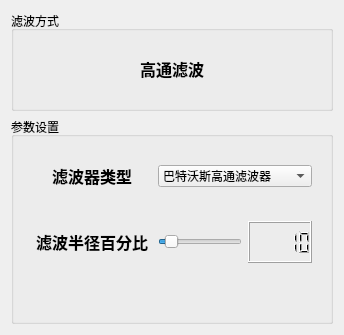
      <widget class="QWidget" name="page_6">
       <layout class="QVBoxLayout" name="verticalLayout_18">
        <item>
         <widget class="QGroupBox" name="groupBox_11">
          <property name="sizePolicy">
           <sizepolicy hsizetype="Preferred" vsizetype="Fixed">
            <horstretch>0</horstretch>
            <verstretch>0</verstretch>
           </sizepolicy>
          </property>
          <property name="minimumSize">
           <size>
            <width>0</width>
            <height>100</height>
           </size>
          </property>
          <property name="title">
           <string>滤波方式</string>
          </property>
          <layout class="QVBoxLayout" name="verticalLayout_16">
           <item>
            <widget class="QLabel" name="label_11">
             <property name="text">
              <string>&lt;html&gt;&lt;head/&gt;&lt;body&gt;&lt;p align=&quot;center&quot;&gt;&lt;span style=&quot; font-size:12pt; font-weight:600;&quot;&gt;高通滤波&lt;/span&gt;&lt;/p&gt;&lt;/body&gt;&lt;/html&gt;</string>
             </property>
            </widget>
           </item>
          </layout>
         </widget>
        </item>
        <item>
         <widget class="QGroupBox" name="groupBox_12">
          <property name="title">
           <string>参数设置</string>
          </property>
          <layout class="QVBoxLayout" name="verticalLayout_17">
           <item>
            <widget class="QWidget" name="widget_7" native="true">
             <property name="sizePolicy">
              <sizepolicy hsizetype="Preferred" vsizetype="Fixed">
               <horstretch>0</horstretch>
               <verstretch>0</verstretch>
              </sizepolicy>
             </property>
             <property name="minimumSize">
              <size>
               <width>0</width>
               <height>60</height>
              </size>
             </property>
             <layout class="QHBoxLayout" name="horizontalLayout_8">
              <item>
               <widget class="QLabel" name="label_12">
                <property name="minimumSize">
                 <size>
                  <width>120</width>
                  <height>0</height>
                 </size>
                </property>
                <property name="maximumSize">
                 <size>
                  <width>120</width>
                  <height>16777215</height>
                 </size>
                </property>
                <property name="toolTip">
                 <string extracomment="v值决定低灰度像素的提升程度"/>
                </property>
                <property name="text">
                 <string>&lt;html&gt;&lt;head/&gt;&lt;body&gt;&lt;p align=&quot;center&quot;&gt;&lt;span style=&quot; font-size:12pt; font-weight:600;&quot;&gt;滤波器类型&lt;/span&gt;&lt;/p&gt;&lt;/body&gt;&lt;/html&gt;</string>
                </property>
               </widget>
              </item>
              <item>
               <widget class="QComboBox" name="comboBoxHighpassType">
                <property name="currentIndex">
                 <number>1</number>
                </property>
                <item>
                 <property name="text">
                  <string>理想高通滤波器</string>
                 </property>
                </item>
                <item>
                 <property name="text">
                  <string>巴特沃斯高通滤波器</string>
                 </property>
                </item>
                <item>
                 <property name="text">
                  <string>高斯高通滤波器</string>
                 </property>
                </item>
               </widget>
              </item>
             </layout>
            </widget>
           </item>
           <item>
            <widget class="QWidget" name="widget_10" native="true">
             <property name="sizePolicy">
              <sizepolicy hsizetype="Preferred" vsizetype="Fixed">
               <horstretch>0</horstretch>
               <verstretch>0</verstretch>
              </sizepolicy>
             </property>
             <property name="minimumSize">
              <size>
               <width>0</width>
               <height>60</height>
              </size>
             </property>
             <layout class="QHBoxLayout" name="horizontalLayout_11">
              <item>
               <widget class="QLabel" name="label_16">
                <property name="minimumSize">
                 <size>
                  <width>120</width>
                  <height>0</height>
                 </size>
                </property>
                <property name="maximumSize">
                 <size>
                  <width>120</width>
                  <height>16777215</height>
                 </size>
                </property>
                <property name="toolTip">
                 <string extracomment="v值决定低灰度像素的提升程度"/>
                </property>
                <property name="text">
                 <string>&lt;html&gt;&lt;head/&gt;&lt;body&gt;&lt;p align=&quot;center&quot;&gt;&lt;span style=&quot; font-size:12pt; font-weight:600;&quot;&gt;滤波半径百分比&lt;/span&gt;&lt;/p&gt;&lt;/body&gt;&lt;/html&gt;</string>
                </property>
               </widget>
              </item>
              <item>
               <widget class="QSlider" name="sliderHighpassRadius">
                <property name="minimum">
                 <number>1</number>
                </property>
                <property name="maximum">
                 <number>100</number>
                </property>
                <property name="pageStep">
                 <number>5</number>
                </property>
                <property name="value">
                 <number>10</number>
                </property>
                <property name="orientation">
                 <enum>Qt::Horizontal</enum>
                </property>
               </widget>
              </item>
              <item>
               <widget class="QLCDNumber" name="lcdHighpassRadius">
                <property name="value" stdset="0">
                 <double>10.000000000000000</double>
                </property>
                <property name="intValue" stdset="0">
                 <number>10</number>
                </property>
               </widget>
              </item>
             </layout>
            </widget>
           </item>
           <item>
            <spacer name="verticalSpacer_6">
             <property name="orientation">
              <enum>Qt::Vertical</enum>
             </property>
             <property name="sizeHint" stdset="0">
              <size>
               <width>20</width>
               <height>40</height>
              </size>
             </property>
            </spacer>
           </item>
          </layout>
         </widget>
        </item>
       </layout>
      </widget>
